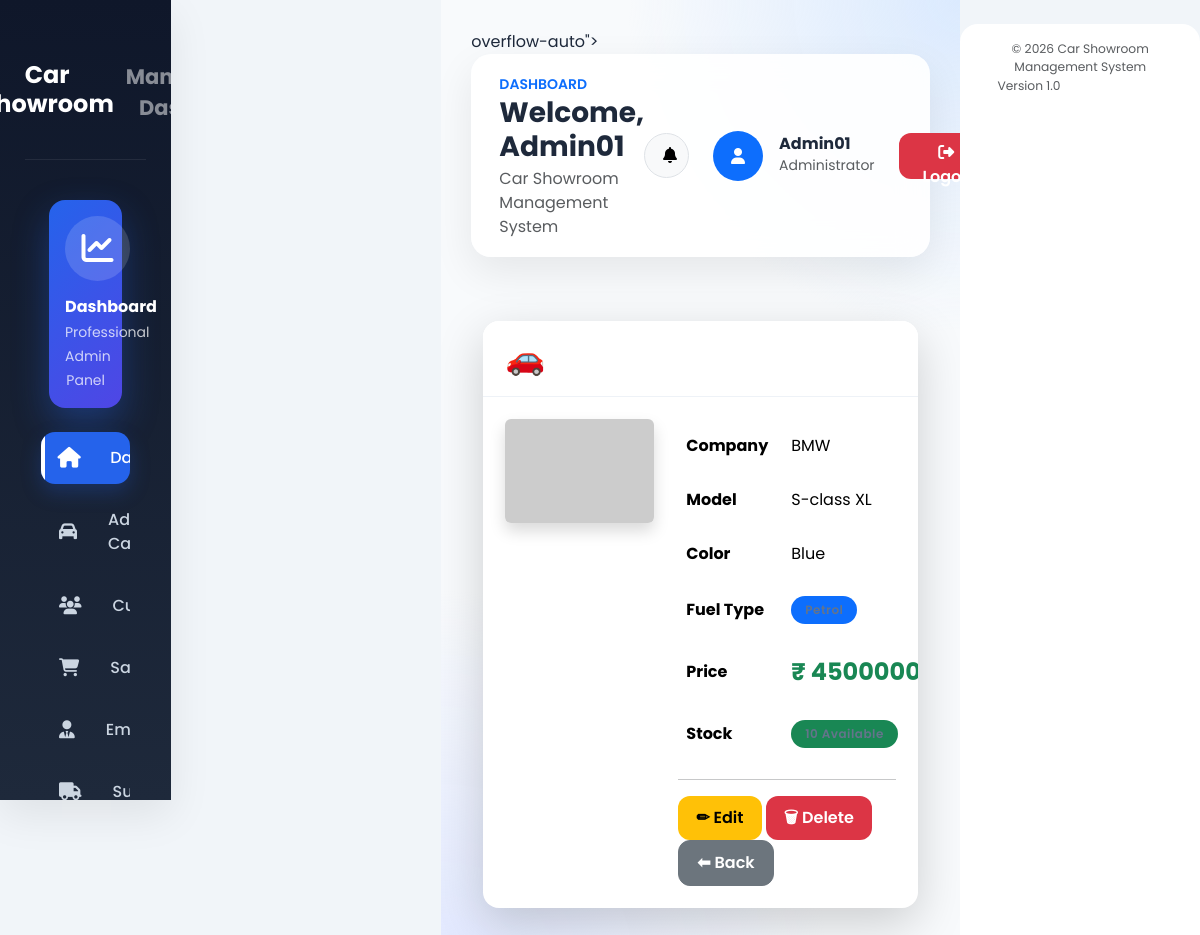
Page /car/6/ (signed in) on the earlier database version.
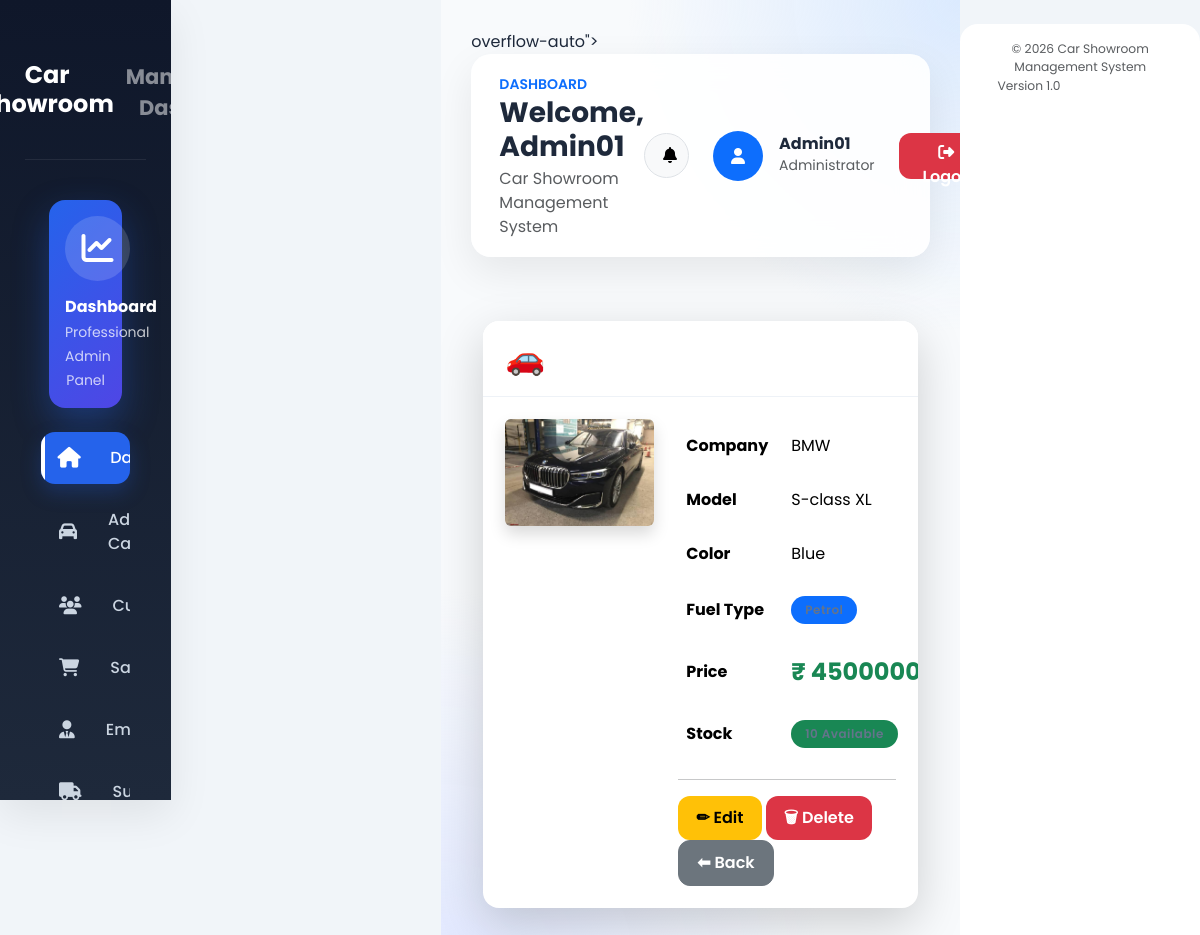
Same page on the later database version.
### showroom/models.py (models this page shows, shortened)
class Car(models.Model):
    car_name = models.CharField(max_length=100)
    company = models.CharField(max_length=100)
    model = models.CharField(max_length=100)
    color = models.CharField(max_length=50)
    fuel_type = models.CharField(max_length=30)
    price = models.DecimalField(max_digits=10, decimal_places=2)
    stock = models.PositiveIntegerField(default=1)
    image = models.ImageField(upload_to="cars/", blank=True, null=True)
    class Meta:
        ordering = ["company", "car_name"]

### showroom/views.py (the view)
# urls.py: path("car/<int:id>/", views.car_detail, name="car_detail"),
@login_required
def car_detail(request, id):
    car = get_object_or_404(
        Car,
        id=id
    )
    return render(
        request,
        "showroom/car_detail.html",
        {
            "car": car
        }
    )

### showroom/templates/showroom/car_detail.html (shortened to what this page needs)
{% extends "showroom/base.html" %}
{% block content %}
<div class="container py-4">
    <div class="card shadow-lg border-0 rounded-4">
        <div class="card-header text-white"
             style="background:linear-gradient(90deg,#0f172a,#2563eb);">
            <h2 class="mb-0">
                🚗 {{ car.car_name }}
            </h2>
        </div>
        <div class="card-body">
            <div class="row">
                <div class="col-lg-5 text-center">
                    {% if car.image %}
                    <img src="{{ car.image.url }}"
                         class="img-fluid rounded shadow"
                         style="max-height:350px; object-fit:cover;">
                    {% else %}
                    <img src="https://via.placeholder.com/500x350?text=No+Image"
                         class="img-fluid rounded shadow">
                    {% endif %}
                </div>
                <div class="col-lg-7">
                    <table class="table table-borderless">
                        <tr>
                            <th width="180">Company</th>
                            <td>{{ car.company }}</td>
                        </tr>
                        <tr>
                            <th>Model</th>
                            <td>{{ car.model }}</td>
                        </tr>
                        <tr>
                            <th>Color</th>
                            <td>{{ car.color }}</td>
                        </tr>
                        <tr>
                            <th>Fuel Type</th>
                            <td>
                                <span class="badge bg-primary">
                                </span>
                            </td>
                        </tr>
                        <tr>
                            <th>Price</th>
                            <td class="text-success fw-bold fs-4">
                                ₹ {{ car.price }}
                            </td>
                        </tr>
                        <tr>
                            <th>Stock</th>
                            <td>
                                {% if car.stock > 0 %}
                                <span class="badge bg-success">
                                </span>
                                {% else %}
                                <span class="badge bg-danger">
                                    Out of Stock
                                </span>
                                {% endif %}
                            </td>
                        </tr>
                    </table>
                    <hr>
                    <a href="/edit-car/{{ car.id }}/"
                       class="btn btn-warning">
                        ✏ Edit
                    </a>
                    <a href="/delete-car/{{ car.id }}/"
                       class="btn btn-danger">
                        🗑 Delete
                    </a>
                    <a href="/"
                       class="btn btn-secondary">
                        ⬅ Back
                    </a>
                </div>
            </div>
        </div>
    </div>
</div>
{% endblock %}

Differences in the rows shown:
changed Car "BMW": image: picture added
